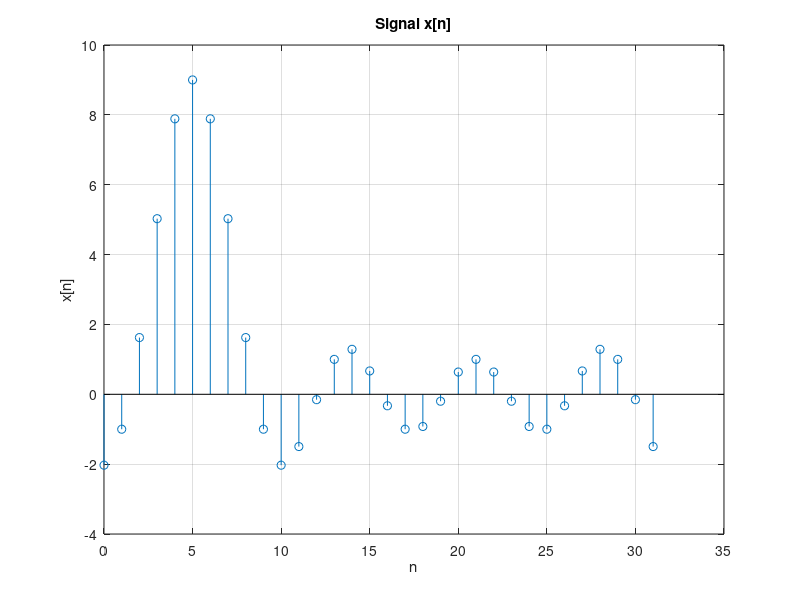

This figure's MATLAB source:
% B. Inverse DTFS and Time Shifting Property

% B.2
N_0 = 32; %fundamental period
omega_0 = 2*pi/32; % fundamental frequency

r = 0:N_0-1;

% Rewrite Xr in the interval of [0,N_0-1]
X_r = [ones(1,5) zeros(1,23) ones(1,4)].*exp(-j*5*omega_0*r); 

for n = 0:N_0-1
    x_n(n+1) = sum(X_r.*exp(j*r*omega_0*n));
end

n = r;

figure;
stem(n,x_n);
grid;
title("Signal x[n]");
xlabel('n');
ylabel('x[n]');

% Signal x[n] obtained in this part is shifted version of 
% signal from the previous part.